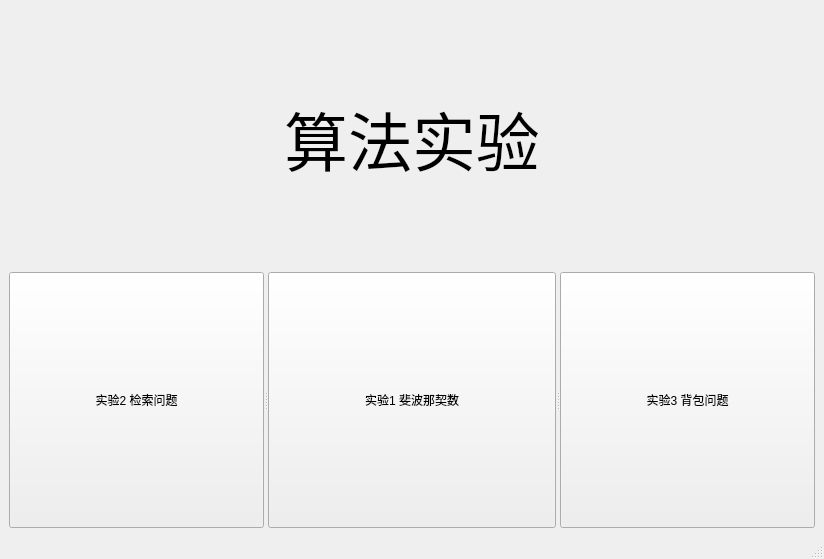
<?xml version="1.0" encoding="UTF-8"?>
<ui version="4.0">
 <class>MainWindow</class>
 <widget class="QMainWindow" name="MainWindow">
  <property name="geometry">
   <rect>
    <x>0</x>
    <y>0</y>
    <width>824</width>
    <height>559</height>
   </rect>
  </property>
  <property name="windowTitle">
   <string>MainWindow</string>
  </property>
  <widget class="QWidget" name="centralwidget">
   <layout class="QVBoxLayout" name="verticalLayout">
    <item>
     <widget class="QLabel" name="label">
      <property name="font">
       <font>
        <family>Agency FB</family>
        <pointsize>48</pointsize>
       </font>
      </property>
      <property name="frameShape">
       <enum>QFrame::NoFrame</enum>
      </property>
      <property name="frameShadow">
       <enum>QFrame::Plain</enum>
      </property>
      <property name="lineWidth">
       <number>0</number>
      </property>
      <property name="text">
       <string>算法实验</string>
      </property>
      <property name="alignment">
       <set>Qt::AlignCenter</set>
      </property>
      <property name="margin">
       <number>0</number>
      </property>
     </widget>
    </item>
    <item>
     <widget class="QSplitter" name="splitter">
      <property name="orientation">
       <enum>Qt::Horizontal</enum>
      </property>
      <widget class="QPushButton" name="pushButton_2">
       <property name="text">
        <string>实验2 检索问题</string>
       </property>
      </widget>
      <widget class="QPushButton" name="pushButton_1">
       <property name="text">
        <string>实验1 斐波那契数</string>
       </property>
      </widget>
      <widget class="QPushButton" name="pushButton_3">
       <property name="text">
        <string>实验3 背包问题</string>
       </property>
      </widget>
     </widget>
    </item>
   </layout>
  </widget>
  <widget class="QMenuBar" name="menubar">
   <property name="geometry">
    <rect>
     <x>0</x>
     <y>0</y>
     <width>824</width>
     <height>23</height>
    </rect>
   </property>
  </widget>
  <widget class="QStatusBar" name="statusbar"/>
 </widget>
 <resources/>
 <connections/>
</ui>
